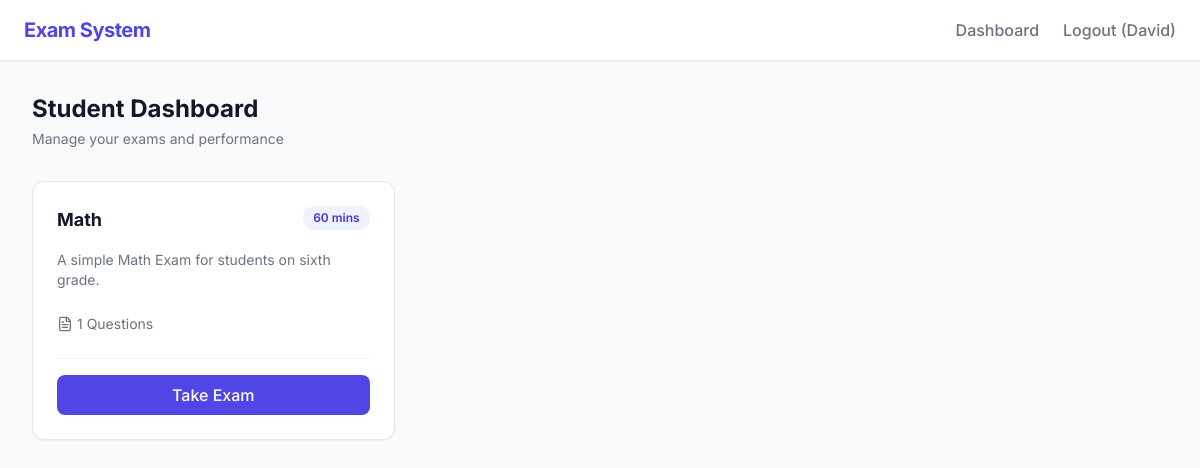
The app's page / (signed in), older data.
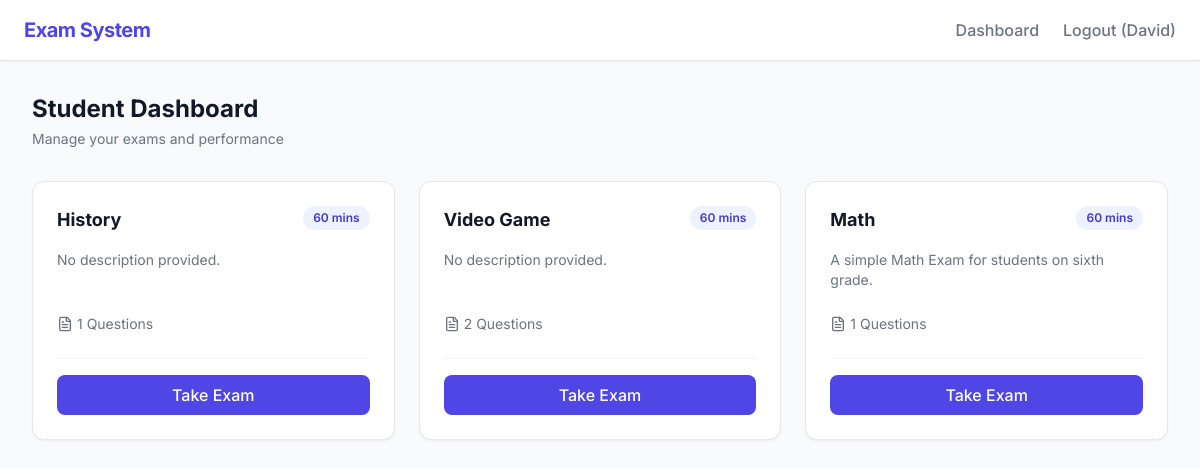
The same page, newer data.
### exams/models.py (models this page shows, shortened)
class Exam(models.Model):
    title = models.CharField(max_length=200)
    description = models.TextField(blank=True)
    duration_minutes = models.PositiveIntegerField(default=60)
    created_by = models.ForeignKey(User, on_delete=models.CASCADE, related_name="created_exams")
    created_at = models.DateTimeField(auto_now_add=True)

### exams/views.py (the view)
# urls.py: path('', views.DashboardView.as_view(), name='dashboard'),
class DashboardView(LoginRequiredMixin, TemplateView):
    template_name = 'exams/dashboard.html'
    def get_context_data(self, **kwargs):
        context = super().get_context_data(**kwargs)
        if self.request.user.is_staff:
            context['exams'] = Exam.objects.filter(created_by=self.request.user).order_by('-created_at')
        else:
            context['exams'] = Exam.objects.all().order_by('-created_at')
        return context

### exams/templates/exams/dashboard.html (shortened to what this page needs)
{% extends 'base.html' %}
{% block content %}
<div class="flex justify-between items-center mb-8">
    <div>
        <h2 class="text-2xl font-bold text-gray-900">
            {% if user.is_staff %}Teacher Dashboard{% else %}Student Dashboard{% endif %}
        </h2>
        <p class="text-gray-500 text-sm mt-1">Manage your exams and performance</p>
    </div>
</div>
<div class="grid grid-cols-1 md:grid-cols-2 lg:grid-cols-3 gap-6">
    {% for exam in exams %}
        <div class="bg-white rounded-xl shadow-sm border border-gray-200 p-6 flex flex-col hover:shadow-md transition">
            <div class="flex justify-between items-start mb-4">
                <h3 class="text-lg font-bold text-gray-900">{{ exam.title }}</h3>
                <span class="bg-indigo-50 text-indigo-700 text-xs font-semibold px-2.5 py-1 rounded-full">{{ exam.duration_minutes }} mins</span>
            </div>
            <p class="text-gray-500 text-sm mb-6 flex-grow">{{ exam.description|default:"No description provided."|truncatechars:100 }}</p>
            <div class="flex items-center gap-4 text-sm text-gray-500 mb-6">
                <div class="flex items-center gap-1"><i data-lucide="file-text" class="w-4 h-4"></i> {{ exam.questions.count }} Questions</div>
            </div>
            <div class="pt-4 border-t border-gray-100">
                {% if user.is_staff %}
                    <div class="flex gap-3">
                        <a href="{% url 'exam_detail' exam.pk %}" class="flex-1 text-center bg-gray-100 text-gray-700 py-2 rounded-lg font-medium hover:bg-gray-200 transition">Manage</a>
                        <a href="{% url 'exam_report' exam.pk %}" class="flex-1 text-center bg-indigo-50 text-indigo-700 py-2 rounded-lg font-medium hover:bg-indigo-100 transition">Reports</a>
                    </div>
                {% else %}
                    <a href="{% url 'take_exam' exam.pk %}" class="block w-full text-center bg-indigo-600 text-white py-2 rounded-lg font-medium hover:bg-indigo-700 transition">Take Exam</a>
                {% endif %}
            </div>
        </div>
    {% endfor %}
</div>
{% endblock %}

### exams/templates/base.html (shortened to what this page needs)
{% load static %}
<!DOCTYPE html>
<html lang="en">
<head>
    <script src="https://cdn.tailwindcss.com"></script>
</head>
<body class="bg-gray-50 text-gray-900">
    <nav class="bg-white border-b border-gray-200 px-6 py-4 flex justify-between items-center sticky top-0 z-50 shadow-sm">
        <a href="{% url 'dashboard' %}" class="text-xl font-bold text-indigo-600 tracking-tight">Exam System</a>
        <div class="flex items-center space-x-6">
            {% if user.is_authenticated %}
                <a href="{% url 'dashboard' %}" class="text-gray-500 hover:text-indigo-600 font-medium transition">Dashboard</a>
                <form action="{% url 'logout' %}" method="post" class="m-0">
                    <button type="submit" class="text-gray-500 hover:text-red-500 font-medium transition">Logout ({{ user.username }})</button>
                </form>
            {% else %}
                <a href="{% url 'login' %}" class="text-gray-500 hover:text-indigo-600 font-medium transition">Login</a>
                <a href="{% url 'register' %}" class="bg-indigo-600 text-white px-4 py-2 rounded-lg font-medium hover:bg-indigo-700 transition shadow-sm">Register</a>
            {% endif %}
        </div>
    </nav>
    <main class="max-w-7xl mx-auto px-4 sm:px-6 lg:px-8 py-8">
        {% block content %}{% endblock %}
    </main>
</body>
</html>

### exams/templates/base.html (style rules this page uses)
body { font-family: 'Inter', sans-serif; }

Row changes from the older to the newer data that the page shows:
added Exam: title "History", duration_minutes "60", description "No description provided.", questions.count "1"
added Exam: title "Video Game", duration_minutes "60", description "No description provided.", questions.count "2"
